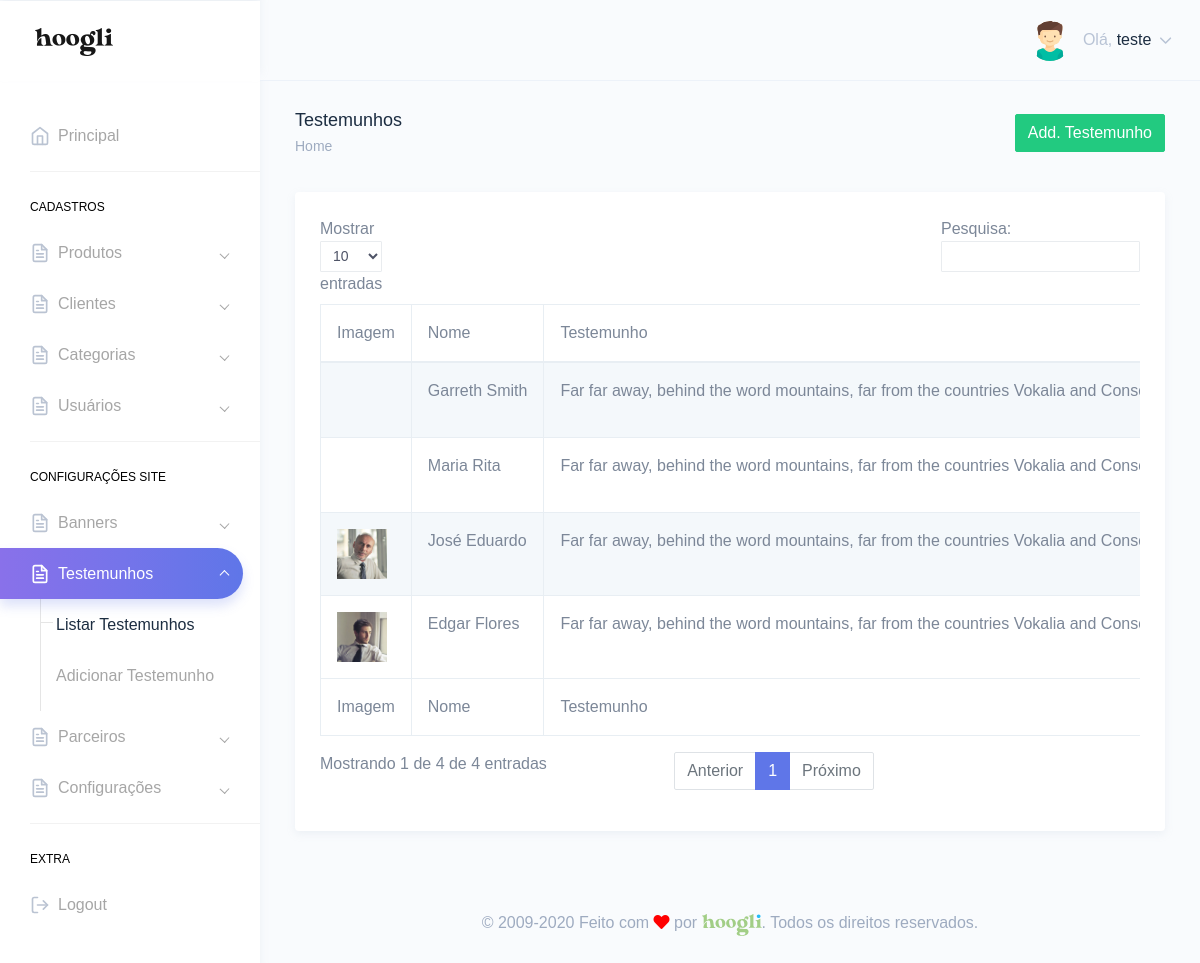
The page /painel/testemunhos.php (signed in) on the database its author committed.
### tables this page shows
CREATE TABLE `tbl_usuarios` (
  `id` int(11) NOT NULL,
  `nome` varchar(250) DEFAULT NULL,
  `email` varchar(250) DEFAULT NULL,
  `telefone` varchar(250) DEFAULT NULL,
  `endereco` varchar(250) DEFAULT NULL,
  `cpf` varchar(100) DEFAULT NULL,
  `login` varchar(100) DEFAULT NULL,
  `senha` varchar(100) DEFAULT NULL,
  `foto` varchar(250) DEFAULT NULL,
  `id_cargo` int(11) DEFAULT NULL,
  `sexo` varchar(2) DEFAULT NULL,
  `perm_cad_usuario` varchar(2) DEFAULT NULL,
  `perm_relatorio` varchar(2) DEFAULT NULL,
  `perm_add_usuario` varchar(2) DEFAULT NULL,
  `perm_edit_usuario` varchar(2) DEFAULT NULL,
  `perm_del_usuario` varchar(2) DEFAULT NULL,
  `perm_cad_contato` varchar(2) DEFAULT NULL,
  `perm_edit_contato` varchar(2) DEFAULT NULL,
  `perm_del_contato` varchar(2) DEFAULT NULL,
  `perm_edit_contato_nf` varchar(3) DEFAULT NULL,
  `perm_pag_principal_rm` varchar(2) DEFAULT NULL,
  `perm_pag_principal_uc` varchar(2) DEFAULT NULL,
  `admin_geral` varchar(2) DEFAULT NULL,
  `data_frase` date DEFAULT NULL,
  `id_frase` int(11) DEFAULT NULL,
  `frase_lida` varchar(2) DEFAULT NULL
);

CREATE TABLE `tbl_testemunhos` (
  `id` int(11) NOT NULL,
  `nome` varchar(250) DEFAULT NULL,
  `testemunho` text DEFAULT NULL,
  `foto` varchar(250) DEFAULT NULL,
  `sexo` varchar(2) DEFAULT NULL
);

### Connection/con-pdo.php (called while the page is built, shortened)
<?php
$conInstanciada = '';
if(empty($conInstanciada)) {
	class Conexao {
		private static $pdo;
		public static function getInstance() {
		if (!isset(self::$pdo)) {
		 try {
		  $opcoes = array(PDO::MYSQL_ATTR_INIT_COMMAND => 'SET NAMES utf8', PDO::ATTR_PERSISTENT => TRUE);
		  self::$pdo = new PDO("mysql:host=" . HOST . "; dbname=" . DBNAME . "; charset=" . CHARSET . ";", USER, PASSWORD, $opcoes);
		  self::$pdo->setAttribute(PDO::ATTR_ERRMODE, PDO::ERRMODE_EXCEPTION);
		 } catch (PDOException $e) {
		  print "Erro: " . $e->getMessage();
		 }
		}
		return self::$pdo;
		}
	}
}

### Class/acesso.class.php (called while the page is built, shortened)
<?php
$AcessoInstanciada = '';
if(empty($AcessoInstanciada)) {
	if(file_exists('Connection/conexao.php')) {
		require_once('Connection/con-pdo.php');
		require_once('funcoes.php');
	} else {
		require_once('../Connection/con-pdo.php');
		require_once('../funcoes.php');
	}
	class Acesso {
		private $pdo = null;
		private static $Acesso = null;
		private function __construct($conexao){
			$this->pdo = $conexao;
		}
		public static function getInstance($conexao){
			if (!isset(self::$Acesso)):
				self::$Acesso = new Acesso($conexao);
			endif;
			return self::$Acesso;
		}
		function rsDados($id='', $idCargo='', $orderBy='', $limite='') {
			$sqlLimite = '';
			$sqlOrdem = '';
			$sql = '';
			$nCampos = 0;
			if(!empty($id)) {
				$sql .= " and id = ?";
				$nCampos++;
				$campo[$nCampos] = $id;
			}
			try{
				$sql = "SELECT * FROM tbl_usuarios where 1=1 $sql $sqlOrdem $sqlLimite";
				$stm = $this->pdo->prepare($sql);
				for($i=1; $i<=$nCampos; $i++) {
					$stm->bindValue($i, $campo[$i]);
				}
				$stm->execute();
				$rsDados = $stm->fetchAll(PDO::FETCH_OBJ);
				if($id <> '' or $limite == 1) {
					return($rsDados[0]);
				} else {
					return($rsDados);
				}
			} catch(PDOException $erro){
				echo $erro->getMessage();
			}
		}
	}
}

### painel/verifica.php (called while the page is built, shortened)
<?php
include "../Class/acesso.class.php";
$verificaRestrito = Acesso::getInstance(Conexao::getInstance());
include "../Class/testemunhos.class.php";
$testemunhos = Testemunhos::getInstance(Conexao::getInstance());
$verificaRestrito->restritoAdmin();
$dadosUsuarioLogado = $verificaRestrito->rsDados($_SESSION['dadosLogado']->id);
?>

### funcoes.php (called while the page is built, shortened)
<?php
  function icone_genero($genero) {
    switch ($genero) {
      case "M": return "assets/images/avatars/boy.svg"; break;
    }
  }
?>

### Class/testemunhos.class.php (called while the page is built, shortened)
<?php
$TestemunhosInstanciada = '';
if(empty($TestemunhosInstanciada)) {
	if(file_exists('Connection/conexao.php')) {
		require_once('Connection/con-pdo.php');
		require_once('funcoes.php');
	} else {
		require_once('../Connection/con-pdo.php');
		require_once('../funcoes.php');
	}
	class Testemunhos {
		private $pdo = null;
		private static $Testemunhos = null;
		private function __construct($conexao){
			$this->pdo = $conexao;
		}
		public static function getInstance($conexao){
			if (!isset(self::$Testemunhos)):
				self::$Testemunhos = new Testemunhos($conexao);
			endif;
			return self::$Testemunhos;
		}
		function rsDados($id='', $orderBy='', $limite='') {
			$nCampos = 0;
			$sql = '';
			$sqlOrdem = '';
			$sqlLimite = '';
			try{
				$sql = "SELECT * FROM tbl_testemunhos where 1=1 $sql $sqlOrdem $sqlLimite";
				$stm = $this->pdo->prepare($sql);
				for($i=1; $i<=$nCampos; $i++) {
					$stm->bindValue($i, $campo[$i]);
				}
				$stm->execute();
				$rsDados = $stm->fetchAll(PDO::FETCH_OBJ);
				if($id <> '' or $limite == 1) {
					return($rsDados[0]);
				} else {
					return($rsDados);
				}
			} catch(PDOException $erro){
				echo $erro->getMessage();
			}
		}
	}
}

### painel/testemunhos.php (the view, shortened to what this page needs)
<?php include "verifica.php";
$puxaTestemunhos = $testemunhos->rsDados();
?>
<!DOCTYPE html>
<html dir="ltr" lang="pt-br">
<head>
    <link href="dist/css/style.min.css" rel="stylesheet">
</head>
<body>
    <div id="main-wrapper" data-theme="light" data-layout="vertical" data-navbarbg="skin6" data-sidebartype="full" data-sidebar-position="fixed" data-header-position="fixed" data-boxed-layout="full">
      <?php include "header.php";?>
       <?php include "inc-menu-lateral.php";?>
        <div class="page-wrapper">
            <div class="page-breadcrumb">
                <div class="row">
                    <div class="col-7 align-self-center">
                        <h4 class="page-title text-truncate text-dark font-weight-medium mb-1">Testemunhos</h4>
                        <div class="d-flex align-items-center">
                            <nav aria-label="breadcrumb">
                                <ol class="breadcrumb m-0 p-0">
                                    <li class="breadcrumb-item"><a href="." class="text-muted">Home</a></li>
                                </ol>
                            </nav>
                        </div>
                    </div>
                    <div class="col-5 align-self-center">
                        <a href="add-testemunho.php" class="btn btn-success float-right">Add. Testemunho</a>
                    </div>
                </div>
            </div>
            <div class="container-fluid">
                <div class="row">
                    <div class="col-12">
                        <div class="card">
                            <div class="card-body">
                                <div class="table-responsive">
                                    <table id="zero_config" class="table table-striped table-bordered no-wrap">
                                        <thead>
                                            <tr>
                                                <th>Imagem</th>
                                                <th>Nome</th>
                                                <th>Testemunho</th>
                                            </tr>
                                        </thead>
                                        <tbody>
                                            <?php
                                            if(count($puxaTestemunhos) > 0){
                                            foreach($puxaTestemunhos as $testemunho){?>
                                            <tr>
                                                <td>
                                                    <?php if(isset($testemunho->foto) && !empty($testemunho->foto)){?>
                                                    <img src="../img/<?php echo $testemunho->foto;?>" width="50">
                                                    <?php }?>
                                                    </td>
                                                <td><?php echo $testemunho->nome;?></td>
                                                <td><?php echo $testemunho->testemunho;?></td>
                                            </tr>
                                            <?php } }?>
                                        </tbody>
                                        <tfoot>
                                            <tr>
                                                <th>Imagem</th>
                                                <th>Nome</th>
                                                <th>Testemunho</th>
                                            </tr>
                                        </tfoot>
                                    </table>
                                </div>
                            </div>
                        </div>
                    </div>
                </div>
            </div>
        <?php include "footer.php";?>
        </div>
    </div>
</body>
</html>

### painel/header.php (shortened to what this page needs)
<header class="topbar" data-navbarbg="skin6">
            <nav class="navbar top-navbar navbar-expand-md">
                <div class="navbar-header" data-logobg="skin6">
                    <div class="navbar-brand">
                        <a href=".">
                            <span class="logo-text">
                                <img src="assets/images/hoogli_logo.png" alt="homepage" class="dark-logo" />
                            </span>
                        </a>
                    </div>
                </div>
                <div class="navbar-collapse collapse" id="navbarSupportedContent">
                    <ul class="navbar-nav float-right">
                        <li class="nav-item dropdown">
                            <a class="nav-link dropdown-toggle" href="javascript:void(0)" data-toggle="dropdown"
                                aria-haspopup="true" aria-expanded="false">
                                <?php if(!empty($dadosUsuarioLogado->foto)){?>
                                <img src="../img/<?php echo $dadosUsuarioLogado->foto;?>" alt="<?php echo $dadosUsuarioLogado->nome;?>" class="rounded-circle" width="40">
                                <?php }else{?>
                                <img src="<?php echo icone_genero($dadosUsuarioLogado->sexo);?>" alt="<?php echo $dadosUsuarioLogado->nome;?>" class="rounded-circle" width="40">
                                <?php }?>
                                <span class="ml-2 d-none d-lg-inline-block"><span>Olá,</span> <span
                                        class="text-dark"><?php echo $dadosUsuarioLogado->nome;?></span> <i data-feather="chevron-down"
                                        class="svg-icon"></i></span>
                            </a>
                        </li>
                    </ul>
                </div>
            </nav>
        </header>

### rows shown on the page
tbl_usuarios: nome "teste"
tbl_testemunhos: nome "Garreth Smith", testemunho "Far far away, behind the word mountains, far from the countries Vokalia and…"
tbl_testemunhos: foto (picture), nome "José Eduardo", testemunho "Far far away, behind the word mountains, far from the countries Vokalia and…"
tbl_testemunhos: nome "Maria Rita", testemunho "Far far away, behind the word mountains, far from the countries Vokalia and…"
tbl_testemunhos: foto (picture), nome "Edgar Flores", testemunho "Far far away, behind the word mountains, far from the countries Vokalia and…"
